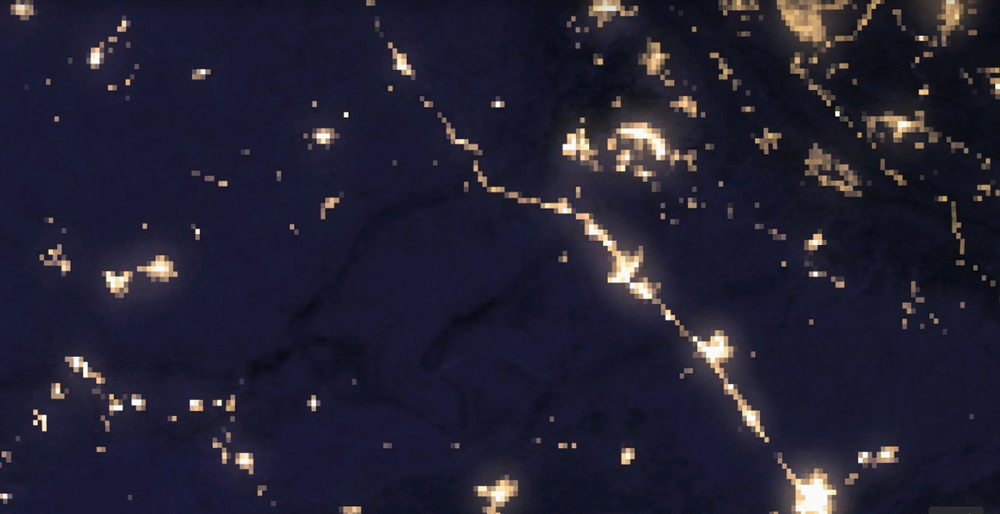
#> input picture sat_img/sat1.png, 1000 x 514 px, shrunk from 1458 x 749 before the run, found by its file name
$ python region-of-intrest.py
#> lines starting #> are read from the running program, lines starting #| are printed output that depends on the picture; after the words box and inside, x2 and y2 are one past the last pixel; in counts of white or black regions, pixels touching at a corner belong together; long printed decimals are rounded
import cv2
import numpy as np

def detect_bright_spots(image_path, threshold_value):
    # Load the image
#> called with image_path = 'sat1.png', threshold_value = 200
    image = cv2.imread(image_path)
#> image is the input picture: shape (514, 1000, 3); mean B, G, R 50.5, 33, 34.5

    # Convert the image to grayscale
    gray = cv2.cvtColor(image, cv2.COLOR_BGR2GRAY)
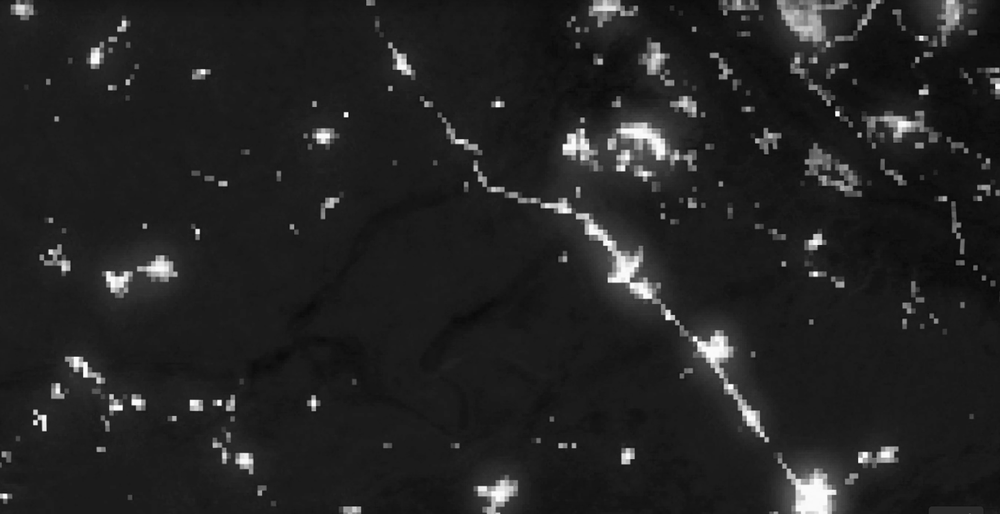
#> gray: shape (514, 1000); min 5, max 255, mean 35.4

    # Threshold the image to obtain binary mask
    _, binary = cv2.threshold(gray, threshold_value, 255, cv2.THRESH_BINARY)
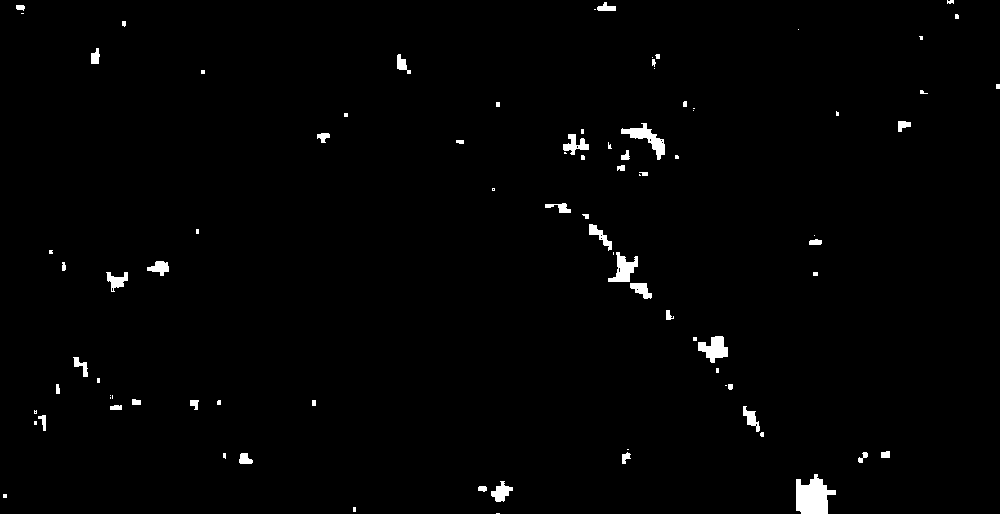
#> binary: shape (514, 1000); 1.3% white; 87 white regions (40 under 20 px)

    # Find contours in the binary image
    contours, _ = cv2.findContours(binary, cv2.RETR_EXTERNAL, cv2.CHAIN_APPROX_SIMPLE)
#> contours = 87 contours, 53 with area under 20; largest, box (x1, y1, x2, y2) and area: (796, 474, 836, 514) 992, (621, 123, 665, 160) 462, (698, 336, 728, 363) 426, (608, 252, 638, 282) 394, (563, 134, 589, 155) 216

    # Iterate through the contours and calculate the area and intensity
    bright_spot_areas = []
    bright_spot_intensities = []
    for contour in contours:
        area = cv2.contourArea(contour)
        bright_spot_areas.append(area)

        # Calculate the average intensity within the contour
        mask = np.zeros_like(gray, dtype=np.uint8)
        cv2.drawContours(mask, [contour], 0, 255, -1)
        intensity = np.mean(gray[mask > 0])
        bright_spot_intensities.append(intensity)

        # Draw contour on the image
        cv2.drawContours(image, [contour], 0, (0, 255, 0), 2)  # Green color, thickness = 2
#> this loop made 87 passes
#> (area, intensity) on passes 4, 5, 6, 7, 9, 10, 11, 15, 17, 18, 21, 22: (33, 229.3), (211.5, 229.1), (992.5, 239.9), (94.5, 230.9), (36.5, 235.6), (48.5, 223.6), (43.5, 238.4), (48.5, 231.4), (161, 227.4), (39.5, 236.5), (45.5, 231.7), (35.5, 245.9)
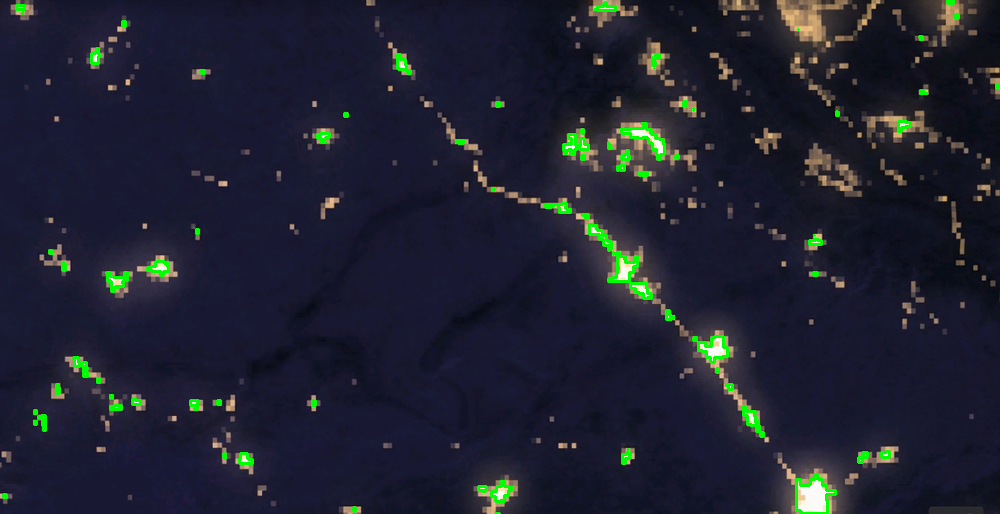
#> image: shape (514, 1000, 3); 1.41% of pixels changed, all inside (x1, y1, x2, y2) = (2, 0, 1000, 514)
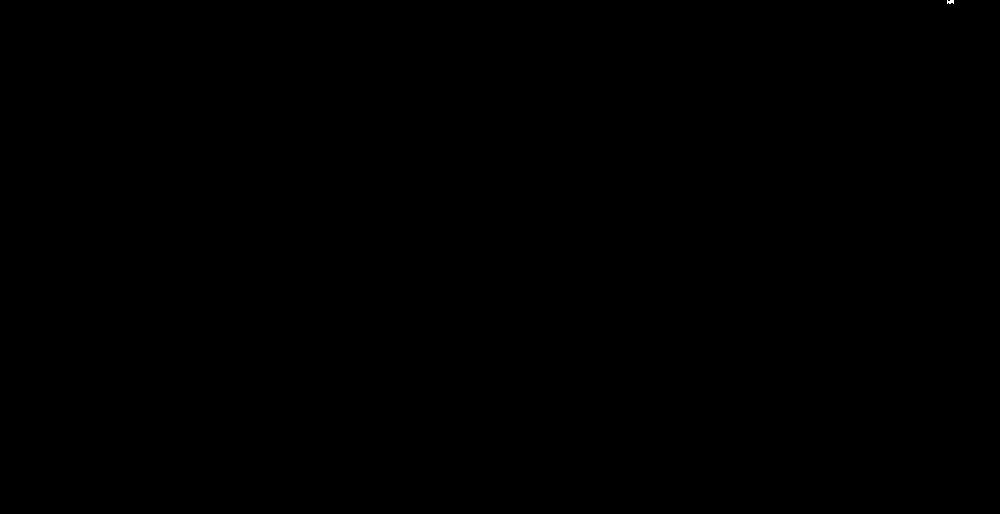
#> mask: shape (514, 1000); 0% white; 1 white region, box (x1, y1, x2, y2) and area: (947, 0, 954, 4) 23
#> after the loop, bright_spot_areas = 87 values, max 992.5 at index 5, min 0 at index 0, mean 59.82; bright_spot_intensities = 87 values, max 249.1 at index 71, min 201 at index 43, mean 222.7

    # Calculate the total area of the image
    total_area = np.sum(bright_spot_areas)
#> total_area = 5204

    return bright_spot_areas, bright_spot_intensities, total_area, image

# Path to your satellite image
image_path = 'sat1.png'

# Set the threshold value
threshold_value = 200

# Detect bright spots, calculate their areas and intensities, get the total area, and obtain the image with contours
spot_areas, spot_intensities, total_area, image_with_contours = detect_bright_spots(image_path, threshold_value)
#> spot_areas has the same summary as bright_spot_areas in detect_bright_spots; spot_intensities has the same summary as bright_spot_intensities in detect_bright_spots; total_area = 5204

# Print the areas and intensities of the bright spots
for i, area in enumerate(spot_areas):
    intensity = spot_intensities[i]
    print(f"Bright spot {i+1} area: {area} pixels, intensity: {intensity}")

# Print the total area of the image
print(f"Total area of the image: {total_area} pixels")
#| Total area of the image: 5204.0 pixels
print("intesity of satellite:",(area/total_area));
#| intesity of satellite: 0.002498

# Display the image with contours
cv2.imwrite("region-of-intrest.png",image_with_contours)
cv2.imshow("Bright Spots", image_with_contours)
cv2.waitKey(0)
cv2.destroyAllWindows()

$ run again, with sat_img/sat10.png copied over sat_img/sat1.png
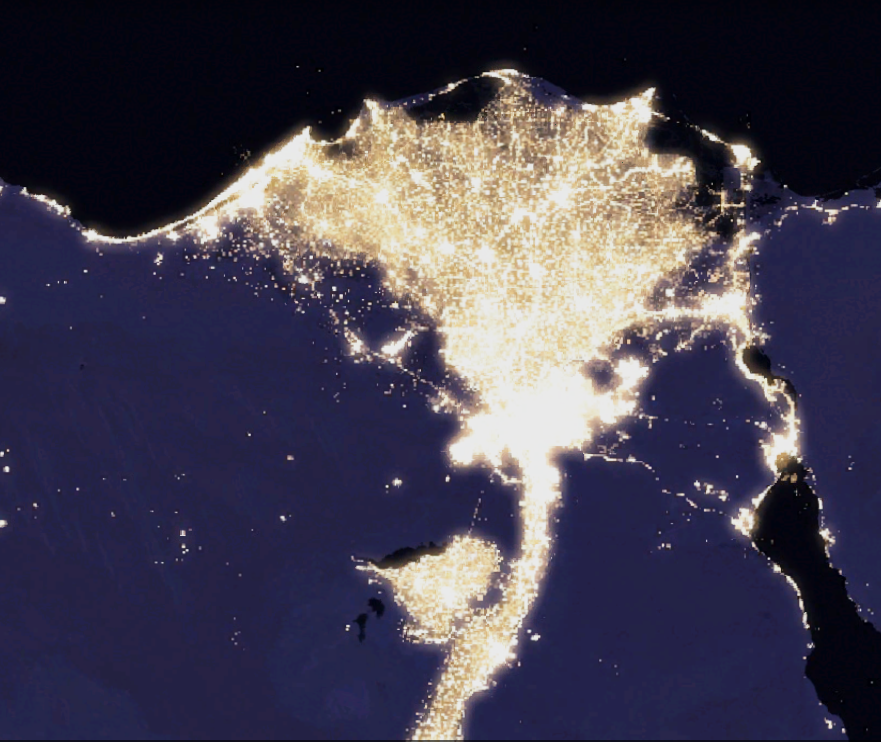
#> input picture sat_img/sat10.png, 881 x 742 px, found by its file name
#> in detect_bright_spots, image is the input picture: shape (742, 881, 3); mean B, G, R 81.7, 65.1, 69.6
#> in detect_bright_spots, `_, binary = cv2.threshold(gray, threshold_value, 255, cv2.THRESH_BINARY)`:
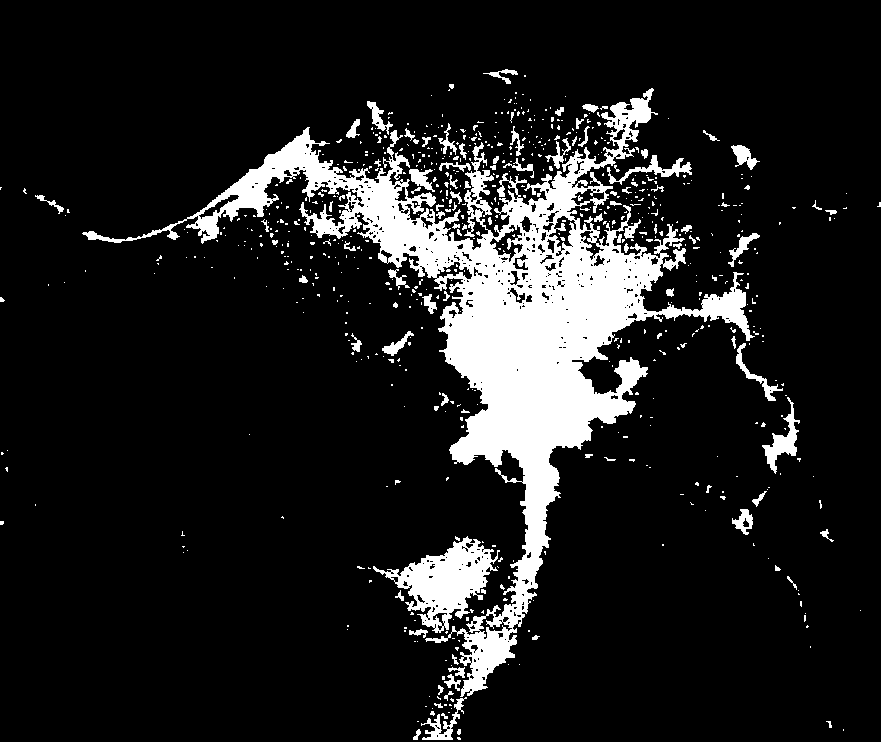
#> binary: shape (742, 881); 12.2% white; 697 white regions (600 under 20 px)
#> contours = 682 contours, 629 with area under 20; largest, box (x1, y1, x2, y2) and area: (82, 88, 755, 697) 64018, (373, 536, 500, 633) 4999, (762, 397, 800, 474) 749, (607, 155, 692, 185) 493, (421, 697, 467, 740) 420
#> the loop in detect_bright_spots, `for contour in contours:` made 682 passes
#> (area, intensity) on passes 4, 17, 23: (31, 218.3), (419.5, 217.5), (77.5, 218.2)
#> after the loop in detect_bright_spots, `for contour in contours:`:
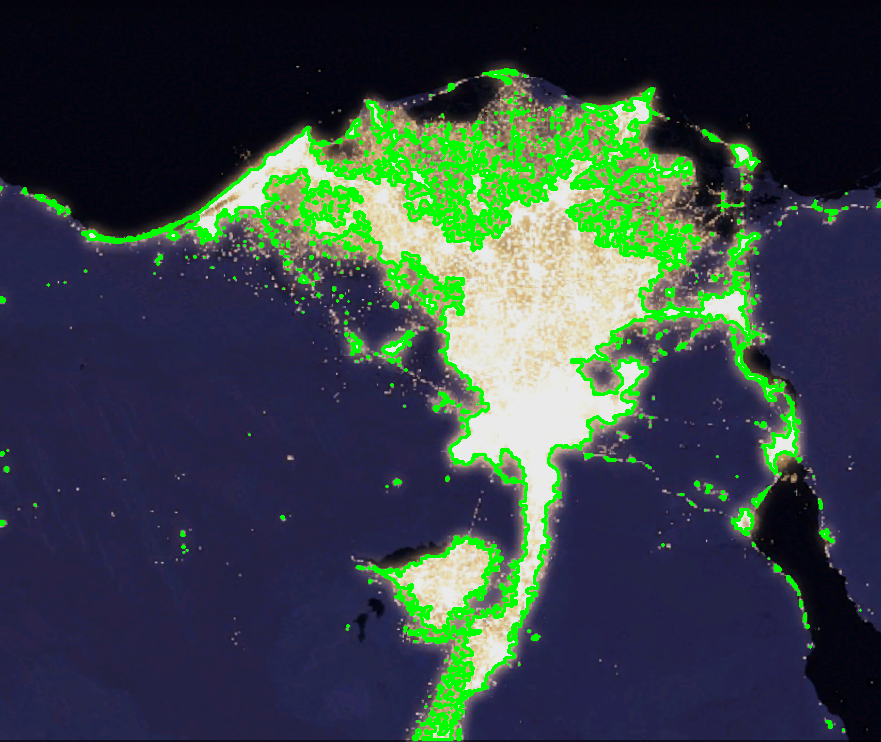
#> image: shape (742, 881, 3); 7.35% of pixels changed, all inside (x1, y1, x2, y2) = (0, 68, 881, 741)
#> after the loop in detect_bright_spots, `for contour in contours:`: bright_spot_areas = 682 values, max 64018 at index 678, min 0 at index 1, mean 111.9; bright_spot_intensities = 682 values, max 227.9 at index 179, min 201 at index 9, mean 211.4
#> in detect_bright_spots, `total_area = np.sum(bright_spot_areas)`: total_area = 76341
#> `spot_areas, spot_intensities, total_area, image_with_contours = detect..`: spot_areas has the same summary as bright_spot_areas in detect_bright_spots; spot_intensities has the same summary as bright_spot_intensities in detect_bright_spots
#> the loop `for i, area in enumerate(spot_areas):` made 682 passes
#> (printed output is left out)

$ run again, with sat_img/sat11.png copied over sat_img/sat1.png
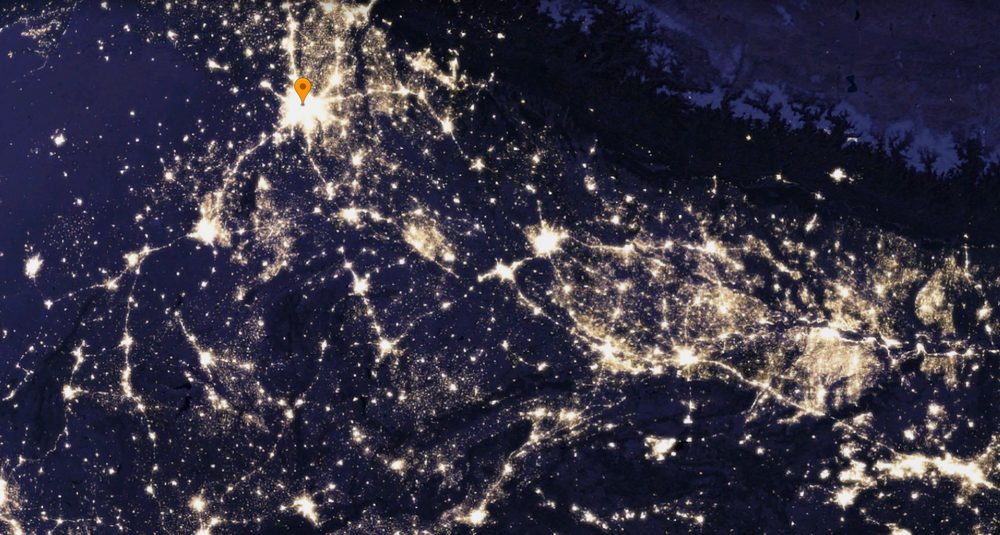
#> input picture sat_img/sat11.png, 1000 x 535 px, shrunk from 1485 x 794 before the run, found by its file name
#> in detect_bright_spots, image is the input picture: shape (535, 1000, 3); mean B, G, R 66.8, 50.9, 53.8
#> in detect_bright_spots, `_, binary = cv2.threshold(gray, threshold_value, 255, cv2.THRESH_BINARY)`:
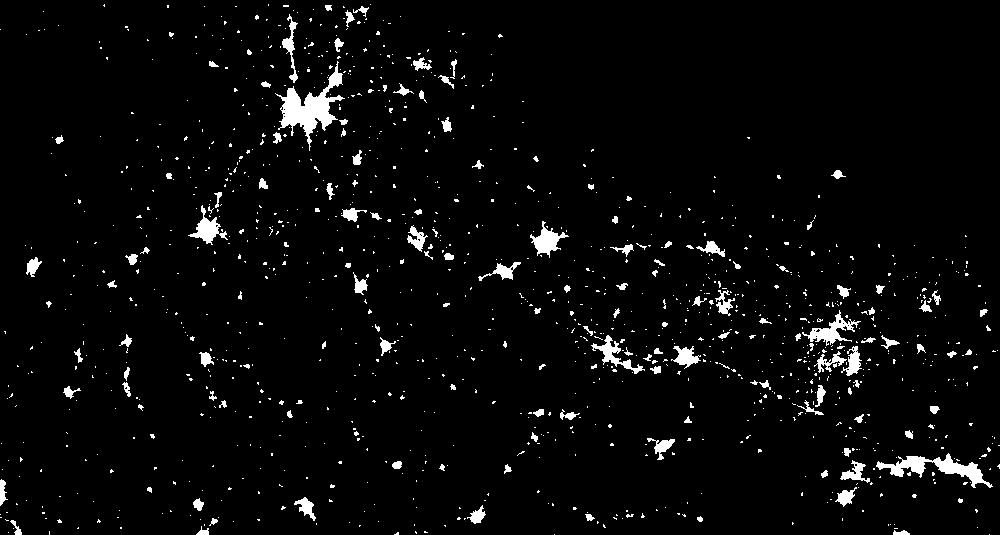
#> binary: shape (535, 1000); 3.5% white; 1221 white regions (1081 under 20 px)
#> contours = 1221 contours, 1121 with area under 20; largest, box (x1, y1, x2, y2) and area: (275, 61, 345, 151) 1704, (876, 453, 993, 488) 1100, (802, 310, 861, 346) 519, (530, 221, 569, 258) 470, (188, 205, 228, 245) 444
#> the loop in detect_bright_spots, `for contour in contours:` made 1221 passes
#> (area, intensity) on passes 8, 14, 29: (41, 230.5), (42.5, 229.5), (49, 225.9)
#> after the loop in detect_bright_spots, `for contour in contours:`:
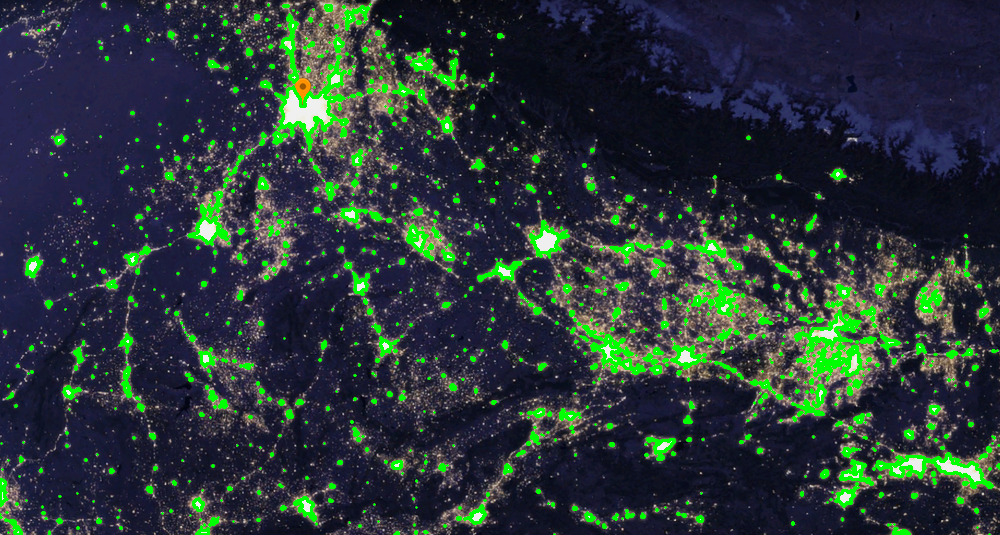
#> image: shape (535, 1000, 3); 6.19% of pixels changed, all inside (x1, y1, x2, y2) = (0, 3, 1000, 535)
#> after the loop in detect_bright_spots, `for contour in contours:`: bright_spot_areas = 1221 values, max 1704.5 at index 1127, min 0 at index 0, mean 10.43; bright_spot_intensities = 1221 values, max 250 at index 486, min 201 at index 9, mean 216.9
#> in detect_bright_spots, `total_area = np.sum(bright_spot_areas)`: total_area = 12731
#> `spot_areas, spot_intensities, total_area, image_with_contours = detect..`: spot_areas has the same summary as bright_spot_areas in detect_bright_spots; spot_intensities has the same summary as bright_spot_intensities in detect_bright_spots
#> the loop `for i, area in enumerate(spot_areas):` made 1221 passes
#> (printed output is left out)
